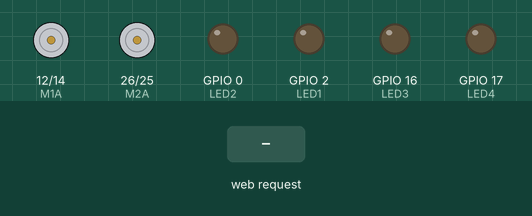
Bench run of a program on a simulated ESP32. On the bench: motor-driver pin pairs drawn as motors (green arrow = first pin HIGH = forward, orange = second pin HIGH = backward, longer = more drive, scaled by the enable pin), output pins drawn as LEDs (lit = HIGH). Inputs (shaded band) come from the test bench. WiFi joins after 1.5 s; servers stay silent unless stated; what the program prints to the serial monitor is not drawn.

Above: at 3.8 s.
3.9 s: HTTP request GET /move?dir=FWD received
At 5.1 s:
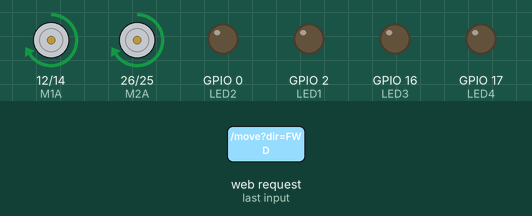
5.4 s: HTTP request GET /move?dir=BACK received
At 6.3 s:
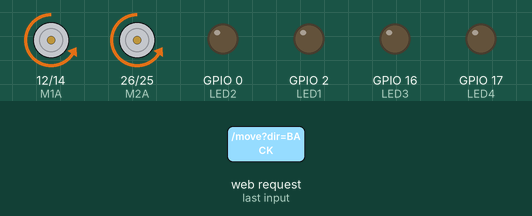
6.9 s: HTTP request GET /move?dir=LEFT received
At 7.4 s:
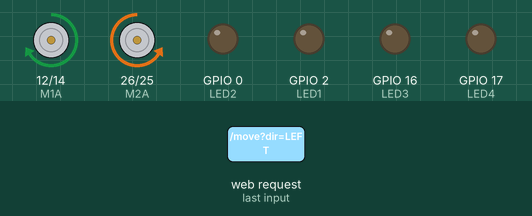
8.4 s: HTTP request GET /move?dir=RIGHT received
At 9.6 s:
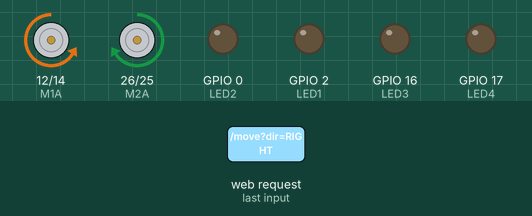
9.9 s: HTTP request GET /pwm?val=FWD received
At 10.9 s:
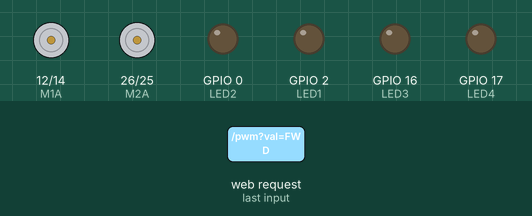
12.9 s: HTTP request GET /move?dir=FWD received
Timing chart, 0 to 15.9 s (numbered marks = the images above; inputs shaded):
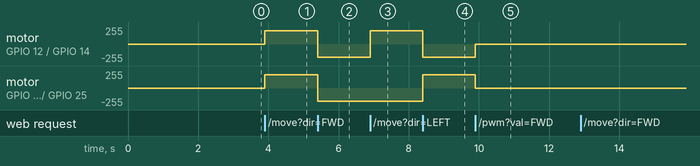

Measured:
- after the input at 3.9 s, motor on GPIO 12 (M1A) / GPIO 14 (M1B), motor on GPIO 26 (M2A) / GPIO 25 (M2B): stopped → forward 199/255 at once
- after the input at 5.4 s, motor on GPIO 12 (M1A) / GPIO 14 (M1B), motor on GPIO 26 (M2A) / GPIO 25 (M2B): forward 199/255 → backward 199/255 at once
- after the input at 6.9 s, motor on GPIO 12 (M1A) / GPIO 14 (M1B): backward 199/255 → forward 199/255 at once
- after the input at 8.4 s, motor on GPIO 12 (M1A) / GPIO 14 (M1B): forward 199/255 → backward 199/255 at once; motor on GPIO 26 (M2A) / GPIO 25 (M2B): backward 199/255 → forward 199/255 at once
- after the input at 9.9 s, motor on GPIO 12 (M1A) / GPIO 14 (M1B): backward 199/255 → stopped after 0.00 s instead of 1.5 s; motor on GPIO 26 (M2A) / GPIO 25 (M2B): forward 199/255 → stopped after 0.00 s instead of 1.5 s

The program:

main.cpp
```cpp
#include <Arduino.h>
#include <WiFi.h>
#include <WebServer.h>

// ==========================================================
//  MAPEOS DE PINES (según tu hardware)
// ==========================================================
// Motor 1 (izquierdo)
const int M1A  = 12;   // IN1
const int M1B  = 14;   // IN2
const int M1EN = 27;   // ENA (PWM)
// Motor 2 (derecho)
const int M2A  = 26;   // IN3
const int M2B  = 25;   // IN4
const int M2EN = 33;   // ENB (PWM)

// LEDs (controlados desde la web si quieres luego)
const int LED1 = 2;
const int LED2 = 0;    // ojo: GPIO0 es pin de arranque
const int LED3 = 16;
const int LED4 = 17;

// ==========================================================
//  WiFi (ajusta tus credenciales)
// ==========================================================
const char* WIFI_SSID = "Delga";
const char* WIFI_PASS = "Delga1213";

// ==========================================================
//  FreeRTOS: Tareas
// ==========================================================
TaskHandle_t Task1;
TaskHandle_t Task2;
TaskHandle_t Task3;

// Servidor HTTP
WebServer server(80);

// Estado compartido sencillo
String   lastCommand    = "STOP";
uint32_t lastCmdMillis  = 0;

// PWM (ESP32: ledc)
const int PWM_FREQ = 15000;  // 15 kHz
const int PWM_RES  = 8;      // 8 bits (0..255)
const int CH_M1EN  = 0;
const int CH_M2EN  = 1;

volatile bool g_autoMode = false;


// Velocidad actual (duty 0..255)
volatile uint8_t g_speedDuty = 200;

// -----------------------------------------------------------
//  Prototipos
// -----------------------------------------------------------
void Task1code(void *pvParameters);
void Task2code(void *pvParameters);
void Task3code(void *pvParameters);

void setupPins();
void setupWiFi();
void setupHTTP();
void setupTasks();
void delayRTOS(uint32_t ms);

void robotStop();
void robotForward();
void robotBackward();
void robotLeft();
void robotRight();

// Handlers HTTP
void handleRoot();
void handleMove();
void handlePWM();
void handleNotFound();
void handleMode();


// -----------------------------------------------------------
//  HTML de la página (modo oscuro, móvil, flechas + PWM)
// -----------------------------------------------------------
const char PAGE_HTML[] PROGMEM = R"HTML(
<!doctype html>
<html lang="es">
<head>
  <meta charset="utf-8">
  <title>Control Robot ESP32</title>
  <meta name="viewport" content="width=device-width,initial-scale=1,maximum-scale=1,user-scalable=no">
  <style>
    :root{
      color-scheme: dark;
    }
    *{
      box-sizing:border-box;
      -webkit-tap-highlight-color: transparent;
    }
    body{
      margin:0;
      padding:0;
      font-family: system-ui, -apple-system, BlinkMacSystemFont, "Segoe UI", sans-serif;
      background:#050812;
      color:#f5f5f5;
      min-height:100vh;
      display:flex;
      align-items:center;
      justify-content:center;
    }
    .card{
      width:100%;
      max-width:420px;
      margin:16px;
      padding:18px 18px 20px;
      border-radius:20px;
      background: radial-gradient(circle at top left, #222e5f 0, #050812 45%, #020308 100%);
      box-shadow:0 18px 40px rgba(0,0,0,0.7);
    }
    h1{
      margin:0 0 4px;
      font-size:1.3rem;
      text-align:center;
    }
    .subtitle{
      margin:0 0 12px;
      text-align:center;
      font-size:0.85rem;
      opacity:0.75;
    }

    /* Modo manual / automático */
    .mode-row{
      display:flex;
      justify-content:space-between;
      align-items:center;
      margin-bottom:10px;
      font-size:0.9rem;
    }
    .mode-label span{
      font-weight:600;
    }
    .mode-toggle{
      padding:8px 14px;
      border-radius:999px;
      border:1px solid rgba(255,255,255,0.1);
      background:#141826;
      color:#f5f5f5;
      font-size:0.8rem;
      cursor:pointer;
      user-select:none;
    }
    .mode-toggle.auto{
      background:#24814c;
    }

    .status-text{
      text-align:center;
      font-size:0.9rem;
      margin-bottom:8px;
      opacity:0.85;
    }

    .dpad{
      display:grid;
      grid-template-columns:repeat(3,1fr);
      grid-template-rows:repeat(3,70px);
      gap:8px;
      justify-items:center;
      align-items:center;
      margin:8px 0 18px;
    }
    .dpad button{
      width:100%;
      height:100%;
      max-width:96px;
      border-radius:18px;
      border:1px solid rgba(255,255,255,0.08);
      background:#141826;
      color:#f5f5f5;
      font-size:1.4rem;
      display:flex;
      align-items:center;
      justify-content:center;
      cursor:pointer;
      user-select:none;
      transition:transform 0.08s ease, box-shadow 0.08s ease, background 0.12s ease, opacity 0.12s ease;
    }
    .dpad button:active{
      transform:scale(0.96);
      box-shadow:0 0 18px rgba(0,0,0,0.8) inset;
      background:#1d2135;
    }
    .dpad button.disabled{
      opacity:0.35;
      cursor:default;
    }
    .dpad button.disabled:active{
      transform:none;
      box-shadow:none;
      background:#141826;
    }
    .dpad-empty{
      width:100%;
      height:100%;
    }

    /* Slider PWM */
    .pwm-block{
      margin-top:4px;
      padding:10px 10px 4px;
      border-radius:14px;
      background:rgba(5,10,30,0.9);
      border:1px solid rgba(120,160,255,0.35);
    }
    .pwm-header{
      display:flex;
      justify-content:space-between;
      align-items:center;
      font-size:0.9rem;
      margin-bottom:6px;
    }
    .pwm-value{
      font-variant-numeric: tabular-nums;
      font-size:0.9rem;
      opacity:0.9;
    }
    input[type="range"]{
      -webkit-appearance:none;
      width:100%;
      height:6px;
      border-radius:999px;
      background:#262a40;
      outline:none;
    }
    input[type="range"]::-webkit-slider-thumb{
      -webkit-appearance:none;
      width:18px;
      height:18px;
      border-radius:50%;
      background:#31b86a;
      border:2px solid #ffffff30;
      box-shadow:0 0 8px rgba(49,184,106,0.7);
      margin-top:-6px;
    }
    input[type="range"]::-moz-range-thumb{
      width:18px;
      height:18px;
      border-radius:50%;
      background:#31b86a;
      border:2px solid #ffffff30;
      box-shadow:0 0 8px rgba(49,184,106,0.7);
    }
    .footer{
      margin-top:14px;
      text-align:center;
      font-size:0.78rem;
      opacity:0.6;
    }
  </style>
</head>
<body>
  <div class="card">
    <h1>Control del robot</h1>
    <p class="subtitle">ESP32 · Modo manual / automático</p>

    <div class="mode-row">
      <div class="mode-label">
        Modo: <span id="modeLabel">Manual</span>
      </div>
      <button class="mode-toggle" id="modeBtn" onclick="toggleMode()">
        Cambiar a Automático
      </button>
    </div>

    <p class="status-text" id="statusDir">Dirección actual: STOP</p>

    <!-- Cruceta de 4 flechas -->
    <div class="dpad">
      <div class="dpad-empty"></div>
      <button
        id="btnUp"
        onpointerdown="startMove('FWD','Arriba')"
        onpointerup="stopMove()"
        onpointerleave="stopMove()"
      >▲</button>
      <div class="dpad-empty"></div>

      <button
        id="btnLeft"
        onpointerdown="startMove('LEFT','Izquierda')"
        onpointerup="stopMove()"
        onpointerleave="stopMove()"
      >◀</button>
      <div class="dpad-empty"></div>
      <button
        id="btnRight"
        onpointerdown="startMove('RIGHT','Derecha')"
        onpointerup="stopMove()"
        onpointerleave="stopMove()"
      >▶</button>

      <div class="dpad-empty"></div>
      <button
        id="btnDown"
        onpointerdown="startMove('BACK','Abajo')"
        onpointerup="stopMove()"
        onpointerleave="stopMove()"
      >▼</button>
      <div class="dpad-empty"></div>
    </div>

    <!-- Control PWM -->
    <div class="pwm-block">
      <div class="pwm-header">
        <span>PWM / Velocidad</span>
        <span class="pwm-value" id="pwmVal">200 / 255</span>
      </div>
      <input id="pwmSlider" type="range" min="0" max="255" value="200" oninput="updatePWM()">
    </div>

    <div class="footer">
      Manual: control con flechas. Automático: juego de luces con LEDs.
    </div>
  </div>

  <script>
    let autoMode = false;

    function sendMove(dir){
      fetch('/move?dir=' + encodeURIComponent(dir))
        .catch(_ => {
          const label = document.getElementById('statusDir');
          label.textContent = 'Error de conexión';
        });
    }

    function startMove(code, labelText){
      if (autoMode) return;  // en modo automático no se mueve
      const label = document.getElementById('statusDir');
      label.textContent = 'Dirección actual: ' + labelText;
      sendMove(code);
    }

    function stopMove(){
      if (autoMode) return;  // en modo automático no hay STOP del joystick
      const label = document.getElementById('statusDir');
      label.textContent = 'Dirección actual: STOP';
      sendMove('STOP');
    }

    function updatePWM(){
      const slider = document.getElementById('pwmSlider');
      const label  = document.getElementById('pwmVal');
      label.textContent = slider.value + ' / 255';

      fetch('/pwm?val=' + encodeURIComponent(slider.value))
        .catch(_ => {});
    }

    function setDpadEnabled(enabled){
      const ids = ['btnUp','btnLeft','btnRight','btnDown'];
      ids.forEach(id => {
        const b = document.getElementById(id);
        if (!b) return;
        if (enabled){
          b.classList.remove('disabled');
        } else {
          b.classList.add('disabled');
        }
      });
    }

    function toggleMode(){
      autoMode = !autoMode;
      const modeLabel = document.getElementById('modeLabel');
      const btn       = document.getElementById('modeBtn');
      const status    = document.getElementById('statusDir');

      if (autoMode){
        modeLabel.textContent = 'Automático';
        btn.textContent       = 'Cambiar a Manual';
        btn.classList.add('auto');
        setDpadEnabled(false);
        status.textContent = 'Modo automático: luces activas';
        // Avisar al ESP32
        fetch('/mode?m=auto').catch(_ => {});
      } else {
        modeLabel.textContent = 'Manual';
        btn.textContent       = 'Cambiar a Automático';
        btn.classList.remove('auto');
        setDpadEnabled(true);
        status.textContent = 'Dirección actual: STOP';
        // Avisar al ESP32
        fetch('/mode?m=manual').catch(_ => {});
      }
    }
  </script>
</body>
</html>
)HTML";


// ========================== SETUP / LOOP ===================
void setup()
{
  Serial.begin(115200);
  delay(500);

  setupPins();
  setupWiFi();
  setupHTTP();
  setupTasks();
}

void loop() {
  // Usamos solo tareas FreeRTOS
}

// ========================== TAREAS =========================
void setupTasks()
{
  xTaskCreatePinnedToCore(Task1code, "Tarea_Principal", 5000, NULL, 1, &Task1, 0);
  delay(200);
  xTaskCreatePinnedToCore(Task2code, "Tarea_HTTP",     6000, NULL, 1, &Task2, 1);
  delay(200);
  xTaskCreatePinnedToCore(Task3code, "Tarea_Log",      3000, NULL, 1, &Task3, 1);
  delay(200);
}

// Tarea 1: seguridad / lógica básica (por ejemplo, parar si no hay comandos)
void Task1code(void *pvParameters)
{
  (void) pvParameters;
  const uint32_t TIMEOUT_STOP_MS = 3000; // 3 s sin comandos -> STOP

  for(;;) {
    uint32_t now = millis();
    if ((now - lastCmdMillis) > TIMEOUT_STOP_MS && lastCommand != "STOP") {
      robotStop();
      lastCommand = "STOP";
    }
    delayRTOS(50);
  }
}

// Tarea 2: atender el servidor HTTP
void Task2code(void *pvParameters)
{
  (void) pvParameters;
  for(;;) {
    server.handleClient();
    delayRTOS(5);   // pequeño respiro
  }
}

// Tarea 3: logs periódicos
void Task3code(void *pvParameters)
{
  (void) pvParameters;
  uint32_t logCounter = 0;
  uint8_t step = 0;

  for(;;) {
    if (g_autoMode) {
      // Juego de luces sencillo: recorre los 4 LEDs
      // SOLO uno encendido a la vez
      digitalWrite(LED1, (step == 0) ? HIGH : LOW);
      digitalWrite(LED2, (step == 1) ? HIGH : LOW);
      digitalWrite(LED3, (step == 2) ? HIGH : LOW);
      digitalWrite(LED4, (step == 3) ? HIGH : LOW);

      step = (step + 1) % 4;

      // Log menos frecuente para no saturar
      if (logCounter % 10 == 0) {
        Serial.print("[AUTO] Paso LED: ");
        Serial.print(step);
        Serial.print(" | PWM: ");
        Serial.println(g_speedDuty);
      }

      logCounter++;
      delayRTOS(150);   // velocidad del juego de luces

    } else {
      // Modo manual: aseguramos todos los LEDs apagados (si lo deseas)
      digitalWrite(LED1, LOW);
      digitalWrite(LED2, LOW);
      digitalWrite(LED3, LOW);
      digitalWrite(LED4, LOW);

      if (logCounter % 5 == 0) {
        Serial.print("[MANUAL] Comando: ");
        Serial.print(lastCommand);
        Serial.print(" | PWM: ");
        Serial.println(g_speedDuty);
      }

      logCounter++;
      delayRTOS(300);
    }
  }
}

// ==========================================================
//  Pines y PWM
// ==========================================================
void setupPins()
{
  // Direcciones motor
  pinMode(M1A, OUTPUT);
  pinMode(M1B, OUTPUT);
  pinMode(M2A, OUTPUT);
  pinMode(M2B, OUTPUT);

  // Habilitadores (PWM)
  ledcSetup(CH_M1EN, PWM_FREQ, PWM_RES);
  ledcAttachPin(M1EN, CH_M1EN);
  ledcSetup(CH_M2EN, PWM_FREQ, PWM_RES);
  ledcAttachPin(M2EN, CH_M2EN);

  // LEDs
  pinMode(LED1, OUTPUT);
  pinMode(LED2, OUTPUT);
  pinMode(LED3, OUTPUT);
  pinMode(LED4, OUTPUT);

  // Estado seguro al inicio
  robotStop();
  digitalWrite(LED1, LOW);
  digitalWrite(LED2, LOW);
  digitalWrite(LED3, LOW);
  digitalWrite(LED4, LOW);
}

// ==========================================================
//  WiFi
// ==========================================================
void setupWiFi()
{
  Serial.println("\nConectando a WiFi...");
  WiFi.mode(WIFI_STA);
  WiFi.begin(WIFI_SSID, WIFI_PASS);

  int retries = 0;
  while (WiFi.status() != WL_CONNECTED && retries < 40) {
    delay(250);
    Serial.print(".");
    retries++;
  }
  Serial.println();

  if (WiFi.status() == WL_CONNECTED) {
    Serial.print("Conectado. IP: ");
    Serial.println(WiFi.localIP());
  } else {
    Serial.println("Fallo STA. Activando AP 'ESP32-ROBOT' (sin clave)...");
    WiFi.mode(WIFI_AP);
    WiFi.softAP("ESP32-ROBOT");
    Serial.print("AP IP: ");
    Serial.println(WiFi.softAPIP());
  }
}

// ==========================================================
//  HTTP
// ==========================================================
void setupHTTP()
{
  server.on("/",   HTTP_GET, handleRoot);
  server.on("/move", HTTP_GET, handleMove);
  server.on("/pwm",  HTTP_GET, handlePWM);
  server.on("/mode", HTTP_GET, handleMode);   // <--- NUEVA
  server.onNotFound(handleNotFound);

  server.begin();
  Serial.println("Servidor HTTP iniciado en puerto 80");
}

void handlePWM()
{
  if (!server.hasArg("val")) {
    server.send(400, "text/plain", "Falta parametro val (0..255)");
    return;
  }

  int val = server.arg("val").toInt();

  if (val < 0)   val = 0;
  if (val > 255) val = 255;

  g_speedDuty = (uint8_t)val;

  Serial.print("[HTTP] Nuevo PWM: ");
  Serial.println(g_speedDuty);

  // Sólo aplicamos a los motores en modo MANUAL
  if (!g_autoMode) {
    if      (lastCommand == "FWD")   robotForward();
    else if (lastCommand == "BACK")  robotBackward();
    else if (lastCommand == "LEFT")  robotLeft();
    else if (lastCommand == "RIGHT") robotRight();
    else                             robotStop();   // STOP u otro
  } else {
    // En modo automático puedes dejar los motores siempre en STOP
    robotStop();
  }

  server.send(200, "text/plain", "PWM=" + String(g_speedDuty));
}

void handleMode()
{
  if (!server.hasArg("m")) {
    server.send(400, "text/plain", "Falta parametro m (manual|auto)");
    return;
  }

  String m = server.arg("m");
  m.toLowerCase();

  if (m == "auto") {
    g_autoMode = true;
    robotStop();           // por seguridad, quieto en modo auto
    lastCommand = "STOP";
    server.send(200, "text/plain", "MODO=AUTO");
  } else {
    g_autoMode = false;
    robotStop();           // también arrancamos quietos al volver a manual
    lastCommand = "STOP";
    server.send(200, "text/plain", "MODO=MANUAL");
  }

  lastCmdMillis = millis();
}

void handleRoot()
{
  server.send_P(200, "text/html", PAGE_HTML);
}

void handleMove()
{
  if (g_autoMode) {
    // En modo automático ignoramos las órdenes de movimiento
    server.send(200, "text/plain", "AUTO_MODE");
    return;
  }

  if (!server.hasArg("dir")) {
    server.send(400, "text/plain", "Falta parametro dir");
    return;
  }

  String dir = server.arg("dir");

  if      (dir == "FWD")   { robotForward();  lastCommand = "FWD";  }
  else if (dir == "BACK")  { robotBackward(); lastCommand = "BACK"; }
  else if (dir == "LEFT")  { robotLeft();     lastCommand = "LEFT"; }
  else if (dir == "RIGHT") { robotRight();    lastCommand = "RIGHT";}
  else if (dir == "STOP")  { robotStop();     lastCommand = "STOP"; }
  else {
    robotStop();
    lastCommand = "STOP";
  }

  lastCmdMillis = millis();
  server.send(200, "text/plain", "OK " + lastCommand);
}

void handleNotFound()
{
  String msg = "Ruta no encontrada\n\n";
  msg += "Rutas disponibles:\n";
  msg += "  /        (pagina)\n";
  msg += "  /move?dir=FWD|BACK|LEFT|RIGHT\n";
  msg += "  /pwm?val=0..255\n";
  server.send(404, "text/plain", msg);
}

// ==========================================================
//  Movimiento (usa g_speedDuty en EN)
// ==========================================================
static inline void enableMotors(uint8_t m1_duty, uint8_t m2_duty)
{
  ledcWrite(CH_M1EN, m1_duty);
  ledcWrite(CH_M2EN, m2_duty);
}

void robotStop()
{
  enableMotors(0, 0);
  digitalWrite(M1A, LOW); digitalWrite(M1B, LOW);
  digitalWrite(M2A, LOW); digitalWrite(M2B, LOW);
}

void robotForward()
{
  digitalWrite(M1A, HIGH); digitalWrite(M1B, LOW);   // M1 adelante
  digitalWrite(M2A, HIGH); digitalWrite(M2B, LOW);   // M2 adelante
  enableMotors(g_speedDuty, g_speedDuty);
}

void robotBackward()
{
  digitalWrite(M1A, LOW);  digitalWrite(M1B, HIGH);  // M1 atrás
  digitalWrite(M2A, LOW);  digitalWrite(M2B, HIGH);  // M2 atrás
  enableMotors(g_speedDuty, g_speedDuty);
}

void robotRight()
{
  // Giro en sitio a la izquierda: M1 atrás, M2 adelante
  digitalWrite(M1A, LOW);  digitalWrite(M1B, HIGH);  // M1 atrás
  digitalWrite(M2A, HIGH); digitalWrite(M2B, LOW);   // M2 adelante
  enableMotors(g_speedDuty, g_speedDuty);
}

void robotLeft()
{
  // Giro en sitio a la derecha: M1 adelante, M2 atrás
  digitalWrite(M1A, HIGH); digitalWrite(M1B, LOW);   // M1 adelante
  digitalWrite(M2A, LOW);  digitalWrite(M2B, HIGH);  // M2 atrás
  enableMotors(g_speedDuty, g_speedDuty);
}

// ==========================================================
//  Utilidad delay para FreeRTOS
// ==========================================================
void delayRTOS(uint32_t ms)
{
  vTaskDelay(ms / portTICK_PERIOD_MS);
}
```
